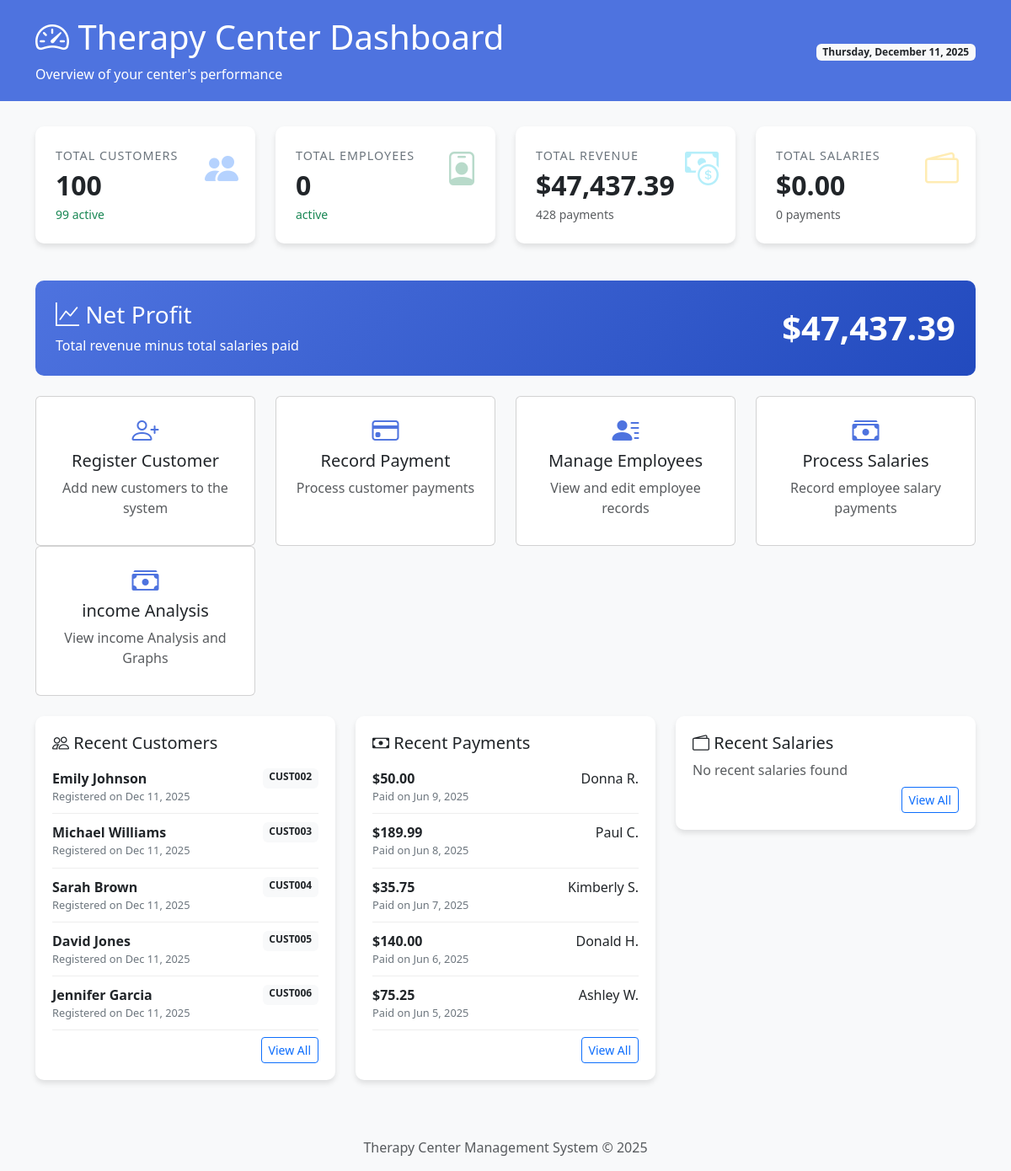
Page /dashboard.php on the committed database.
### tables this page shows
CREATE TABLE customers (
    id INT AUTO_INCREMENT PRIMARY KEY,
    unique_id VARCHAR(20) UNIQUE NOT NULL,
    first_name VARCHAR(50) NOT NULL,
    last_name VARCHAR(50) NOT NULL,
    email VARCHAR(100) UNIQUE,
    phone VARCHAR(20),
    address TEXT,
    registration_date DATETIME DEFAULT CURRENT_TIMESTAMP,
    status ENUM('active', 'inactive') DEFAULT 'active'
);

CREATE TABLE payments (
    id INT AUTO_INCREMENT PRIMARY KEY,
    customer_id INT NOT NULL,
    amount DECIMAL(10,2) NOT NULL,
    payment_date DATETIME DEFAULT CURRENT_TIMESTAMP,
    payment_method ENUM('cash', 'card', 'bank_transfer'),
    notes TEXT,
    FOREIGN KEY (customer_id) REFERENCES customers(id)
);

### dashboard.php (the view, shortened to what this page needs)
<?php
$host = 'localhost';
$dbname = 'therapy_center';
$username = 'root';
$password = '';
try {
    $pdo = new PDO("mysql:host=$host;dbname=$dbname", $username, $password);
    $pdo->setAttribute(PDO::ATTR_ERRMODE, PDO::ERRMODE_EXCEPTION);
} catch (PDOException $e) {
    die("Could not connect to the database: " . $e->getMessage());
}
$stats = [];
try {
    $stmt = $pdo->query("SELECT COUNT(*) as total_customers,
                         SUM(CASE WHEN status = 'active' THEN 1 ELSE 0 END) as active_customers
                         FROM customers");
    $stats['customers'] = $stmt->fetch(PDO::FETCH_ASSOC);
    $stmt = $pdo->query("SELECT COUNT(*) as total_employees,
                         SUM(CASE WHEN status = 'active' THEN 1 ELSE 0 END) as active_employees
                         FROM employees");
    $stats['employees'] = $stmt->fetch(PDO::FETCH_ASSOC);
    $stmt = $pdo->query("SELECT COUNT(*) as total_payments,
                         SUM(amount) as total_revenue
                         FROM payments");
    $stats['payments'] = $stmt->fetch(PDO::FETCH_ASSOC);
    $stmt = $pdo->query("SELECT COUNT(*) as total_salaries,
                         SUM(basic_salary + allowances - deductions) as total_payout
                         FROM employee_salaries");
    $stats['salaries'] = $stmt->fetch(PDO::FETCH_ASSOC);
    $stmt = $pdo->query("SELECT first_name, last_name, unique_id, registration_date
                         FROM customers
                         ORDER BY registration_date DESC
                         LIMIT 5");
    $stats['recent_customers'] = $stmt->fetchAll(PDO::FETCH_ASSOC);
    $stmt = $pdo->query("SELECT p.amount, p.payment_date,
                         c.first_name, c.last_name, c.unique_id
                         FROM payments p
                         JOIN customers c ON p.customer_id = c.id
                         ORDER BY p.payment_date DESC
                         LIMIT 5");
    $stats['recent_payments'] = $stmt->fetchAll(PDO::FETCH_ASSOC);
    $stmt = $pdo->query("SELECT s.basic_salary, s.allowances, s.deductions, s.payment_date,
                         e.first_name, e.last_name
                         FROM employee_salaries s
                         JOIN employees e ON s.employee_id = e.id
                         ORDER BY s.payment_date DESC
                         LIMIT 5");
    $stats['recent_salaries'] = $stmt->fetchAll(PDO::FETCH_ASSOC);
} catch (PDOException $e) {
    die("Error fetching statistics: " . $e->getMessage());
}
?>
<!DOCTYPE html>
<html lang="en">
<head>
    <link href="https://cdn.jsdelivr.net/npm/bootstrap@5.3.0/dist/css/bootstrap.min.css" rel="stylesheet">
    <link rel="stylesheet" href="https://cdn.jsdelivr.net/npm/bootstrap-icons@1.10.0/font/bootstrap-icons.css">
</head>
<body>
    <div class="dashboard-header">
        <div class="container">
            <div class="row align-items-center">
                <div class="col-md-8">
                    <h1><i class="bi bi-speedometer2"></i> Therapy Center Dashboard</h1>
                    <p class="mb-0">Overview of your center's performance</p>
                </div>
                <div class="col-md-4 text-end">
                    <span class="badge bg-light text-dark">
                        <?php echo date('l, F j, Y'); ?>
                    </span>
                </div>
            </div>
        </div>
    </div>
    <div class="container">
        <div class="row mb-4">
            <div class="col-md-3">
                <div class="card stat-card border-left-primary">
                    <div class="card-body">
                        <div class="stat-label">Total Customers</div>
                        <div class="stat-value"><?php echo $stats['customers']['total_customers']; ?></div>
                        <div class="text-success small">
                            <?php echo $stats['customers']['active_customers']; ?> active
                        </div>
                        <i class="bi bi-people-fill stat-icon text-primary"></i>
                    </div>
                </div>
            </div>
            <div class="col-md-3">
                <div class="card stat-card border-left-success">
                    <div class="card-body">
                        <div class="stat-label">Total Employees</div>
                        <div class="stat-value"><?php echo $stats['employees']['total_employees']; ?></div>
                        <div class="text-success small">
                            <?php echo $stats['employees']['active_employees']; ?> active
                        </div>
                        <i class="bi bi-person-badge stat-icon text-success"></i>
                    </div>
                </div>
            </div>
            <div class="col-md-3">
                <div class="card stat-card border-left-info">
                    <div class="card-body">
                        <div class="stat-label">Total Revenue</div>
                        <div class="stat-value">$<?php echo number_format($stats['payments']['total_revenue'] ?? 0, 2); ?></div>
                        <div class="text-muted small">
                            <?php echo $stats['payments']['total_payments']; ?> payments
                        </div>
                        <i class="bi bi-cash-coin stat-icon text-info"></i>
                    </div>
                </div>
            </div>
            <div class="col-md-3">
                <div class="card stat-card border-left-warning">
                    <div class="card-body">
                        <div class="stat-label">Total Salaries</div>
                        <div class="stat-value">$<?php echo number_format($stats['salaries']['total_payout'] ?? 0, 2); ?></div>
                        <div class="text-muted small">
                            <?php echo $stats['salaries']['total_salaries']; ?> payments
                        </div>
                        <i class="bi bi-wallet2 stat-icon text-warning"></i>
                    </div>
                </div>
            </div>
        </div>
        <div class="row mb-4">
            <div class="col-md-12">
                <div class="profit-card p-4">
                    <div class="row align-items-center">
                        <div class="col-md-8">
                            <h3><i class="bi bi-graph-up"></i> Net Profit</h3>
                            <p class="mb-0">Total revenue minus total salaries paid</p>
                        </div>
                        <div class="col-md-4 text-end">
                            <div class="profit-value">
                                $<?php
                                    $revenue = $stats['payments']['total_revenue'] ?? 0;
                                    $salaries = $stats['salaries']['total_payout'] ?? 0;
                                    echo number_format($revenue - $salaries, 2);
                                ?>
                            </div>
                        </div>
                    </div>
                </div>
            </div>
        </div>
        <div class="row mb-4">
            <div class="col-md-3">
                <div class="card nav-card h-100" onclick="window.location.href='customer management.php'">
                    <div class="card-body">
                        <i class="bi bi-person-plus"></i>
                        <h5>Register Customer</h5>
                        <p class="text-muted">Add new customers to the system</p>
                    </div>
                </div>
            </div>
            <div class="col-md-3">
                <div class="card nav-card h-100" onclick="window.location.href='payment.php'">
                    <div class="card-body">
                        <i class="bi bi-credit-card"></i>
                        <h5>Record Payment</h5>
                        <p class="text-muted">Process customer payments</p>
                    </div>
                </div>
            </div>
            <div class="col-md-3">
                <div class="card nav-card h-100" onclick="window.location.href='employee.php'">
                    <div class="card-body">
                        <i class="bi bi-person-lines-fill"></i>
                        <h5>Manage Employees</h5>
                        <p class="text-muted">View and edit employee records</p>
                    </div>
                </div>
            </div>
            <div class="col-md-3">
                <div class="card nav-card h-100" onclick="window.location.href='employee salary.php'">
                    <div class="card-body">
                        <i class="bi bi-cash-stack"></i>
                        <h5>Process Salaries</h5>
                        <p class="text-muted">Record employee salary payments</p>
                    </div>
                </div>
            </div>
            <div class="col-md-3">
                <div class="card nav-card h-100" onclick="window.location.href='enhanced_visualizations/financial_report.html'">
                    <div class="card-body">
                        <i class="bi bi-cash-stack"></i>
                        <h5>income Analysis</h5>
                        <p class="text-muted">View income Analysis and Graphs</p>
                    </div>
                </div>
            </div>
        </div>
        <div class="row">
            <div class="col-md-4">
                <div class="recent-activity">
                    <h5><i class="bi bi-people"></i> Recent Customers</h5>
                    <?php foreach ($stats['recent_customers'] as $customer): ?>
                        <div class="activity-item">
                            <div class="d-flex justify-content-between">
                                <strong><?php echo htmlspecialchars($customer['first_name']) . ' ' . htmlspecialchars($customer['last_name']); ?></strong>
                                <span class="badge bg-light text-dark"><?php echo htmlspecialchars($customer['unique_id']); ?></span>
                            </div>
                            <div class="activity-date">
                                Registered on <?php echo date('M j, Y', strtotime($customer['registration_date'])); ?>
                            </div>
                        </div>
                    <?php endforeach; ?>
                    <div class="text-end mt-2">
                        <a href="customers.php" class="btn btn-sm btn-outline-primary">View All</a>
                    </div>
                </div>
            </div>
            <div class="col-md-4">
                <div class="recent-activity">
                    <h5><i class="bi bi-cash"></i> Recent Payments</h5>
                    <?php foreach ($stats['recent_payments'] as $payment): ?>
                        <div class="activity-item">
                            <div class="d-flex justify-content-between">
                                <strong>$<?php echo number_format($payment['amount'], 2); ?></strong>
                                <span><?php echo htmlspecialchars($payment['first_name'] . ' ' . substr($payment['last_name'], 0, 1) . '.'); ?></span>
                            </div>
                            <div class="activity-date">
                                Paid on <?php echo date('M j, Y', strtotime($payment['payment_date'])); ?>
                            </div>
                        </div>
                    <?php endforeach; ?>
                    <div class="text-end mt-2">
                        <a href="payments.php" class="btn btn-sm btn-outline-primary">View All</a>
                    </div>
                </div>
            </div>
            <div class="col-md-4">
                <div class="recent-activity">
                    <h5><i class="bi bi-wallet2"></i> Recent Salaries</h5>
                    <?php if (count($stats['recent_salaries']) === 0): ?>
                        <div class="text-muted">No recent salaries found</div>
                    <?php endif; ?>
                    <div class="text-end mt-2">
                        <a href="salary.php" class="btn btn-sm btn-outline-primary">View All</a>
                    </div>
                </div>
            </div>
        </div>
    </div>
    <footer class="footer mt-5">
        <div class="container text-center">
            <p class="text-muted">Therapy Center Management System &copy; <?php echo date('Y'); ?></p>
        </div>
    </footer>
</body>
</html>

### dashboard.php (style rules this page uses)
body { font-family: 'Segoe UI', Tahoma, Geneva, Verdana, sans-serif; background-color: #f8f9fa; }
.dashboard-header { background-color: #4e73df; color: white; padding: 20px 0; margin-bottom: 30px; }
.stat-card { border-radius: 10px; box-shadow: 0 4px 6px rgba(0,0,0,0.1); transition: transform 0.3s; margin-bottom: 20px; border: none; }
.stat-card .card-body { padding: 1.5rem; }
.stat-card .stat-value { font-size: 2rem; font-weight: bold; }
.stat-card .stat-label { color: #6c757d; font-size: 0.9rem; text-transform: uppercase; letter-spacing: 1px; }
.stat-card .stat-icon { font-size: 2.5rem; opacity: 0.3; position: absolute; right: 20px; top: 20px; }
.recent-activity { background: white; border-radius: 10px; box-shadow: 0 4px 6px rgba(0,0,0,0.1); padding: 20px; margin-bottom: 20px; }
.activity-item { padding: 10px 0; border-bottom: 1px solid #eee; }
.activity-date { font-size: 0.8rem; color: #6c757d; }
.profit-card { background: linear-gradient(135deg, #4e73df 0%, #224abe 100%); color: white; border-radius: 10px; }
.profit-value { font-size: 2.5rem; font-weight: bold; }
.nav-card { cursor: pointer; transition: all 0.3s; }
.nav-card .card-body { text-align: center; }
.nav-card i { font-size: 2rem; margin-bottom: 10px; color: #4e73df; }

### rows in the picture
customers: first_name "Emily", last_name "Johnson", unique "CUST002", registration_date "Dec 11, 2025"
customers: first_name "Michael", last_name "Williams", unique "CUST003", registration_date "Dec 11, 2025"
customers: first_name "Sarah", last_name "Brown", unique "CUST004", registration_date "Dec 11, 2025"
customers: first_name "David", last_name "Jones", unique "CUST005", registration_date "Dec 11, 2025"
customers: first_name "Jennifer", last_name "Garcia", unique "CUST006", registration_date "Dec 11, 2025"
payments: amount "50.00", customer.last_name "Donna R.", payment_date "Jun 9, 2025"
payments: amount "189.99", customer.last_name "Paul C.", payment_date "Jun 8, 2025"
payments: amount "35.75", customer.last_name "Kimberly S.", payment_date "Jun 7, 2025"
payments: amount "140.00", customer.last_name "Donald H.", payment_date "Jun 6, 2025"
payments: amount "75.25", customer.last_name "Ashley W.", payment_date "Jun 5, 2025"

### other values in the picture
$stats['customers']['total_customers'] "100"
$stats['customers']['active_customers'] "99"
$stats['employees']['total_employees'] "0"
$stats['payments']['total_revenue'] "47,437.39"
$stats['payments']['total_payments'] "428"
$stats['salaries']['total_payout'] "0.00"
$stats['salaries']['total_salaries'] "0"
$revenue - $salaries "47,437.39"
